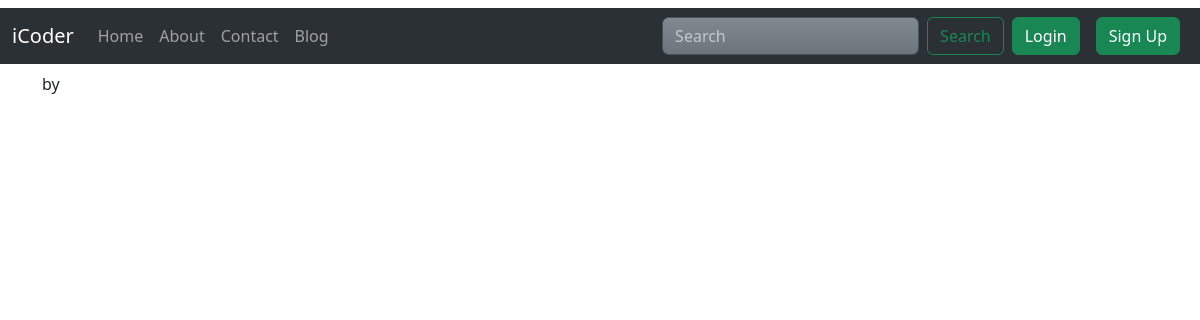
/blog/Python Tutorial, run on an earlier commit of the app's database.
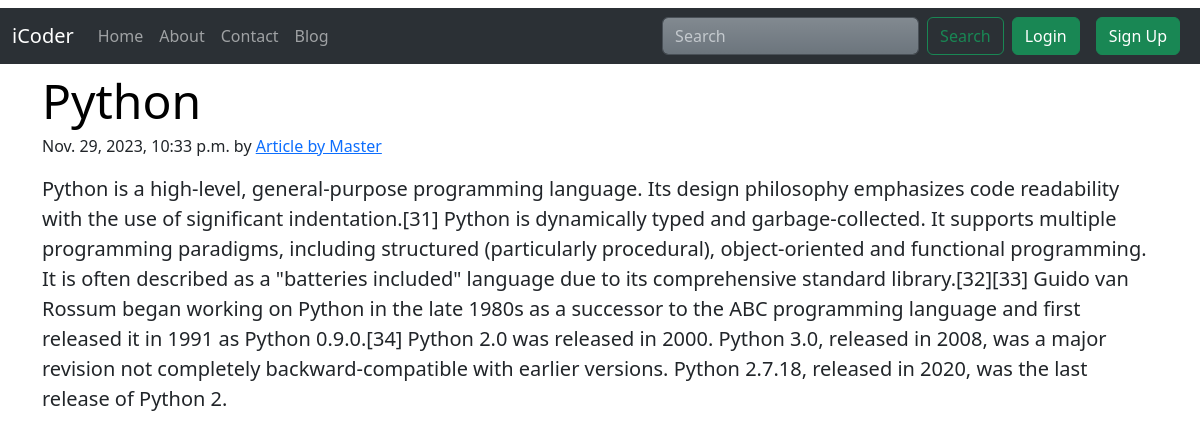
And on a later commit of the database.
### blog/models.py (models this page shows, shortened)
class Post(models.Model):
    serial_number = models.AutoField(primary_key=True)
    title = models.CharField(max_length=250)
    author = models.CharField(max_length=100)
    slug = models.CharField(max_length=100)
    content = models.TextField()
    timestamp = models.DateTimeField()

### blog/views.py (the view)
# urls.py: path('<str:slug>',views.blog,name='blog'),
def blog(request, slug):
    post = Post.objects.filter(slug=slug).first()
    context = {"post": post}
    return render(request, "blog/blogPost.html", context)

### blog/templates/blog/blogPost.html (shortened to what this page needs)
{% extends "home/base.html" %}
{% block body %}
<div class="container">
  <h2 class="display-5 link-body-emphasis mb-1">{{post.title}}</h2>
  <p class="blog-post-meta">{{post.timestamp}} by <a href="/about">{{post.author}}</a></p>
  <p class="fs-5 fs-bold lh-base">{{post.content}}</p>
</div>
{% endblock body %}

What changed in the data, as far as the page shows it:
added Post: title "Python", timestamp "Nov. 29, 2023, 10:33 p.m.", author "Article by Master", content "Python is a high-level, general-purpose programming language. Its design philosophy emphasizes code readability with the use of significant indentation.[31] Python is dynamically typed and garbage-collected. It supports multiple programming paradigms, including structured (particularly procedural), object-oriented and functional programming. It is often described as a \"batteries included\" language due to its comprehensive standard library.[32][33] Guido van Rossum began working on Python in the late 1980s as a successor to the ABC programming language and first released it in 1991 as Python 0.9.0.[34] Python 2.0 was released in 2000. Python 3.0, released in 2008, was a major revision not…"
